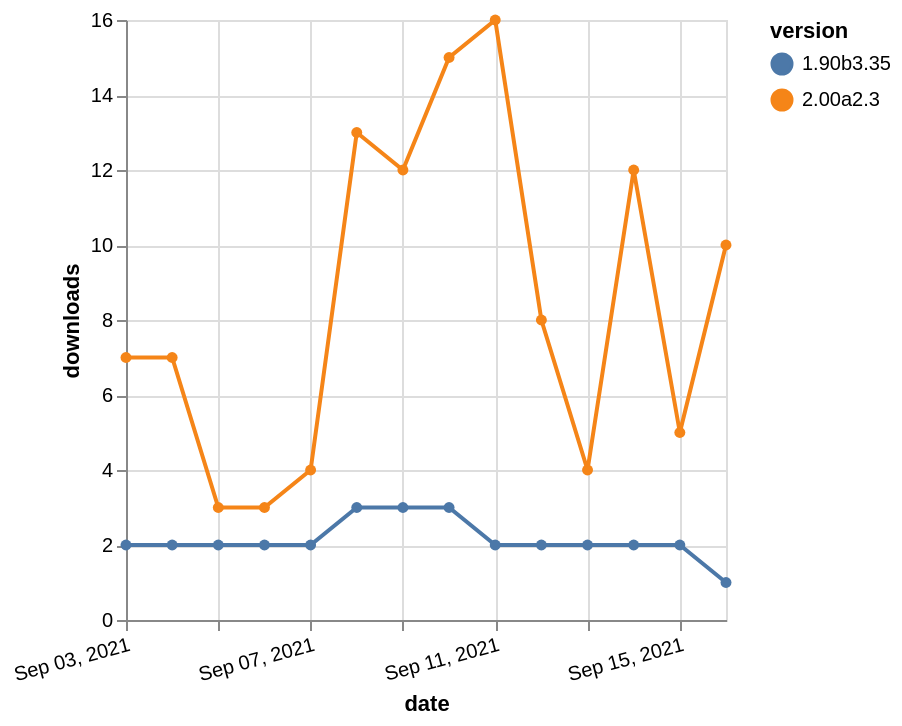

Express this chart as Vega-Lite.
### Vega-Lite specification from a JSON file in a GitHub repository (floating-point values rounded to 4 significant figures)
{"$schema": "https://vega.github.io/schema/vega-lite/v5.json", "description": "A simple bar chart with embedded data.", "data": {"values": [{"date": "2021-09-03", "total": 7714, "delta": 2, "version": "1.90b3.35"}, {"date": "2021-09-04", "total": 7716, "delta": 2, "version": "1.90b3.35"}, {"date": "2021-09-05", "total": 7718, "delta": 2, "version": "1.90b3.35"}, {"date": "2021-09-06", "total": 7720, "delta": 2, "version": "1.90b3.35"}, {"date": "2021-09-07", "total": 7722, "delta": 2, "version": "1.90b3.35"}, {"date": "2021-09-08", "total": 7725, "delta": 3, "version": "1.90b3.35"}, {"date": "2021-09-09", "total": 7728, "delta": 3, "version": "1.90b3.35"}, {"date": "2021-09-10", "total": 7731, "delta": 3, "version": "1.90b3.35"}, {"date": "2021-09-11", "total": 7733, "delta": 2, "version": "1.90b3.35"}, {"date": "2021-09-12", "total": 7735, "delta": 2, "version": "1.90b3.35"}, {"date": "2021-09-13", "total": 7737, "delta": 2, "version": "1.90b3.35"}, {"date": "2021-09-14", "total": 7739, "delta": 2, "version": "1.90b3.35"}, {"date": "2021-09-15", "total": 7741, "delta": 2, "version": "1.90b3.35"}, {"date": "2021-09-16", "total": 7742, "delta": 1, "version": "1.90b3.35"}, {"date": "2021-09-03", "total": 3136, "delta": 7, "version": "2.00a2.3"}, {"date": "2021-09-04", "total": 3143, "delta": 7, "version": "2.00a2.3"}, {"date": "2021-09-05", "total": 3146, "delta": 3, "version": "2.00a2.3"}, {"date": "2021-09-06", "total": 3149, "delta": 3, "version": "2.00a2.3"}, {"date": "2021-09-07", "total": 3153, "delta": 4, "version": "2.00a2.3"}, {"date": "2021-09-08", "total": 3166, "delta": 13, "version": "2.00a2.3"}, {"date": "2021-09-09", "total": 3178, "delta": 12, "version": "2.00a2.3"}, {"date": "2021-09-10", "total": 3193, "delta": 15, "version": "2.00a2.3"}, {"date": "2021-09-11", "total": 3209, "delta": 16, "version": "2.00a2.3"}, {"date": "2021-09-12", "total": 3217, "delta": 8, "version": "2.00a2.3"}, {"date": "2021-09-13", "total": 3221, "delta": 4, "version": "2.00a2.3"}, {"date": "2021-09-14", "total": 3233, "delta": 12, "version": "2.00a2.3"}, {"date": "2021-09-15", "total": 3238, "delta": 5, "version": "2.00a2.3"}, {"date": "2021-09-16", "total": 3248, "delta": 10, "version": "2.00a2.3"}]}, "width": "container", "mark": {"type": "line", "point": {"filled": true}}, "encoding": {"x": {"field": "date", "type": "temporal", "timeUnit": "yearmonthdate", "title": "date", "axis": {"labelAngle": -15}}, "y": {"field": "delta", "type": "quantitative", "title": "downloads"}, "color": {"field": "version", "type": "nominal"}, "tooltip": {"field": "delta"}}}
